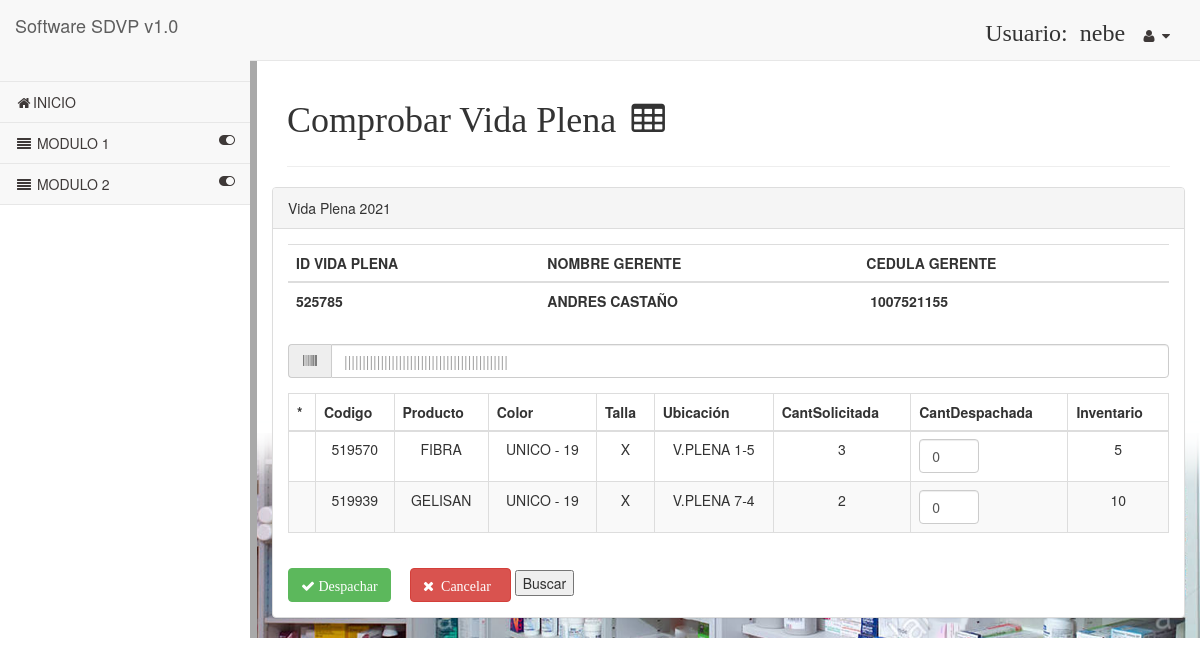
The page /src1/Web/pages/index.php?modulo=Vidaplena&controlador=vidaplena&funcion=getEditar&idpedido=525785 (signed in) on the database its author committed.
### tables this page shows
CREATE TABLE `vidaplena` (
  `contador` int(5) NOT NULL,
  `idpedido` int(10) NOT NULL,
  `idlote` int(10) NOT NULL,
  `cedulagere` int(13) NOT NULL,
  `nombregere` varchar(30) NOT NULL,
  `fecha` date NOT NULL,
  `referenc` varchar(10) NOT NULL,
  `color` varchar(12) NOT NULL,
  `talla` varchar(5) NOT NULL,
  `cantsol` int(4) NOT NULL,
  `ubica` varchar(20) NOT NULL,
  `inv` int(5) NOT NULL,
  `cantvend` int(5) NOT NULL,
  `id_estado` int(2) NOT NULL,
  `nompro` varchar(30) NOT NULL,
  `codba` varchar(12) NOT NULL
);

### src1/Controller/Vidaplena/vidaplenaController.php (called while the page is built, shortened)
<?php
class vidaplenaController{
        function getEditar(){
            $producto=$_GET['idpedido'];
            $sql="select * from vidaplena where idpedido=$producto";
            $objUsu= new vidaplenaModel();
            $producto=$objUsu->consultar($sql);
            include_once('../../view/Vidaplena/editar.html.php');
        }
}
?>

### src1/Lib/Config/configuracion.php (called while the page is built)
<?php
	$server="localhost";
	$user="root";
	$password="";
	$database="moda"
?>

### src1/Lib/Config/conexionSqli.php (called while the page is built, shortened)
<?php
	 class Connection
	{
		private $server;
		private $user;
		private $password;
		private $database;
		public $conexion;
		private function setConect()
		{
			require ("configuracion.php");
			$this->server=$server;
			$this->user=$user;
			$this->password=$password;
			$this->database=$database;
		}
		public function Conect()
		{
                    $this->conexion = new mysqli($this->server, $this->user, $this->password, $this->database);
                    if(mysqli_connect_errno()){
                        echo "No se ha podido establecer conexión con el servidor de bases de datos.<br>", mysqli_connect_error();
                        exit();
                    }
                    else
                    {
                        $this->conexion->set_charset("utf8");
                    }
                }
                public function getConect()
                {
                    return $this->conexion;
                }
	}
?>

### src1/Model/MasterModel.php (called while the page is built, shortened)
<?php
include("../../Lib/Config/conexionSqli.php");
class MasterModel extends Connection {
    public function consultar($sql)
    {
        $resultado=mysqli_query($this->getConect(), $sql);
        if ($this->conexion->connect_errno == 0)
        {
            $result=array();
            while ($row=mysqli_fetch_array($resultado))
           {
               $result[]=$row;
            }
            return $result;
        }
        else
        {
         echo mysqli_error();
        }
    }
}

### src1/View/Vidaplena/editar.html.php (the view, shortened to what this page needs)
<html>
<div id="page-wrapper">
      <div class="row">
          <div class="col-lg-12">
            <h1 class="page-header">Comprobar Vida Plena&nbsp<i class="fa  fa-table fa-fw"></i></h1>
          </div>
      </div>
            <div class="row">
               <div class="panel panel-default">
                        <div class="panel-heading">
                             Vida Plena 2021
                        </div>
                        <div class="panel-body">
                                      <div class="form-group">
                                        <table class="table" width="100px">
                                          <tr>
                                                  <th scope="col">ID VIDA PLENA</th>
                                                  <th scope="col">NOMBRE GERENTE</th>
                                                  <th scope="col">CEDULA GERENTE</th>
                                          </tr>
                                              <tbody>
                                                <tr>
                                                  <td> <label><?php foreach($producto as $productos){} echo $productos[1]?></label>
                                                  </td>
                                                  <td> <label><?php foreach($producto as $productos){} echo $productos[4]?></label></td>
                                                  <td>   <label>&nbsp;<?php foreach($producto as $productos){} echo $productos[3]?></label>
                                                </td>
                                                </tr>
                                        </table>
                                          <div class="form-group input-group" >
                                          <span class="input-group-addon" > <i class="fa  fa-barcode fa-fw"></i>  </span>
                                          <input type="text" name="CodBarras" id="CodBarras" class="form-control"  width="100" placeholder="|||||||||||||||||||||||||||||||||||||||||||||">
                                          </div>
                                          <form role="form" name="idpedido" method="post" action="<?php echo getUrl("Vidaplena","vidaplena","postEditar"); ?>">
                                         <div class="table-responsive">
                                            <table class="table table-striped table-bordered table-hover" width="500px">
                                              <thead>
                                                <tr>
                                                  <th scope="col">*</th>
                                                  <th scope="col">Codigo</th>
                                                  <th scope="col">Producto</th>
                                                  <th scope="col">Color</th>
                                                  <th scope="col">Talla</th>
                                                  <th scope="col">Ubicación</th>
                                                  <th scope="col">CantSolicitada</th>
                                                  <th scope="col">CantDespachada</th>
                                                  <th scope="col">Inventario</th>
                                                </tr>
                                              </thead>
                                              <tbody>
                                                <tr>
                                                <?php
                                                foreach ($producto as $productos){
                                                    echo '<tr class="gradeA odd" role="row" style="text-align: center;">
                                                    <td>
                                                    <input type="hidden" class="form-control" type="number" style="width : 60px; heigth : 1px" name="select[]" id="select[]" value="'.$productos['contador'].'">
                                                    </td>
                                                    <td>'.$productos['referenc'].'</td>
                                                    <td>'.$productos['nompro'].'</td>
                                                    <td>'.$productos['color'].'</td>
                                                    <td>'.$productos['talla'].'</td>
                                                    <td>'.$productos['ubica'].'</td>
                                                    <td>'.$productos['cantsol'].'</td>
                                                    <td>
                                                    <input class="form-control" type="number" style="width : 60px; heigth : 1px" name="selectinput[]" id="selectinput[]" value="0"  max="'.$productos['cantsol'].'" min="0">
                                                    </td>
                                                    <td>'.$productos['inv'].'</td>
                                                    </tr>';
                                                }
                                                        ?>
                                                 </tbody>
                                               </table>
                                            </div>
                                        </div>
                                        <?php
                                          echo ' <a href="index.php?modulo=Vidaplena&controlador=vidaplena&funcion=postEditar&idpedido='.$productos['idpedido'].'"><button class="btn btn-success"><i class="fa fa fa-check">&nbsp;Despachar</i></button></a>
                                                </td>';?>
                                        </form>&nbsp; &nbsp; <?php
                                          echo ' <a href="index.php?modulo=Vidaplena&controlador=vidaplena&funcion=listar"><button class="btn btn-danger"><i class="fa  fa-times">&nbsp;&nbspCancelar&nbsp&nbsp</i></button></a>
                                                </td>';
                                          ?>
<input type="submit" name="" value="Buscar" id="boton1" onclick = "funcion();">
                            </div>
                      </div>
              </div>
</div>
</html>

### rows shown on the page
vidaplena: idpedido "525785", nombregere "ANDRES CASTAÑO", cedulagere "1007521155", referenc "519939", nompro "GELISAN", color "UNICO - 19", talla "X", ubica "V.PLENA 7-4", cantsol "2", inv "10"
vidaplena: referenc "519570", nompro "FIBRA", color "UNICO - 19", talla "X", ubica "V.PLENA 1-5", cantsol "3", inv "5"

### other values the page prints
$_SESSION["identificacion"] "nebe"
